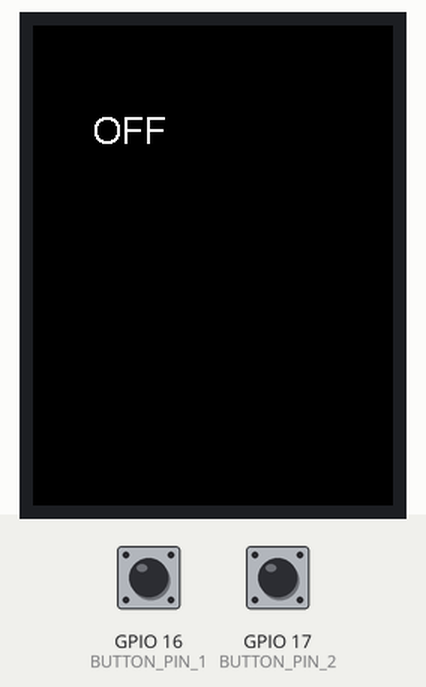
Recording of a sketch running on a simulated ESP32. On the bench: 240×320 colour display. The test bench sets the inputs (shaded band); at power-on: GPIO 17 (BUTTON_PIN_2) HIGH, GPIO 16 (BUTTON_PIN_1) HIGH.

Above: at 1.4 s.
1.5 s: GPIO 17 (BUTTON_PIN_2) pulled LOW for 0.15 s
At 2.6 s:
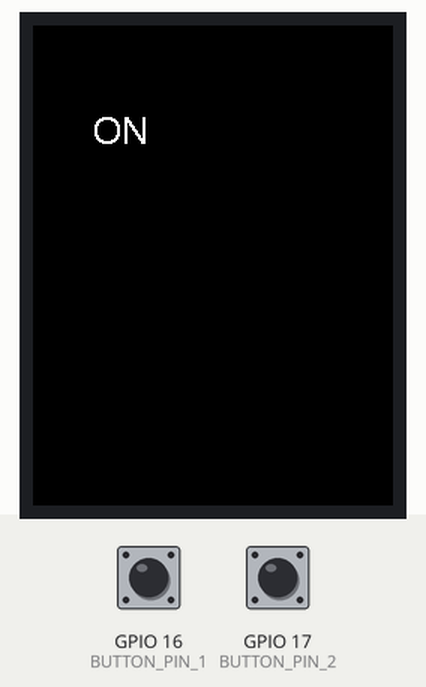
3.2 s: GPIO 16 (BUTTON_PIN_1) pulled LOW for 0.15 s
At 3.8 s:
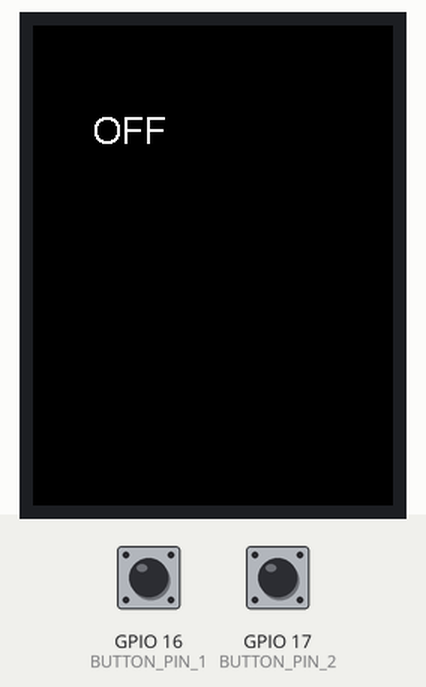
4.9 s: GPIO 17 (BUTTON_PIN_2) pulled LOW for 1 s
At 6.4 s:
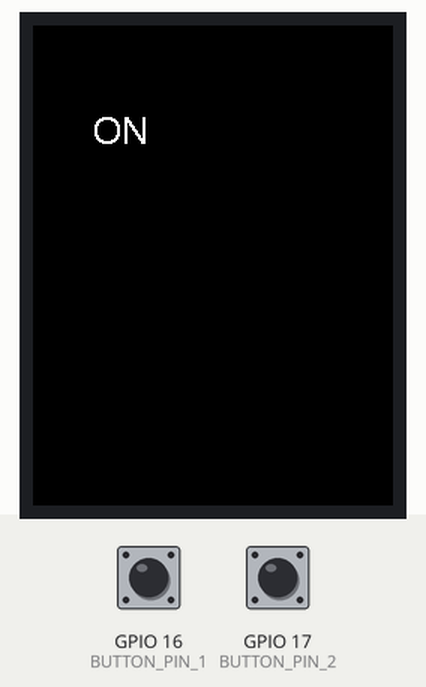
7.4 s: GPIO 16 (BUTTON_PIN_1) pulled LOW for 1 s
At 9.5 s:
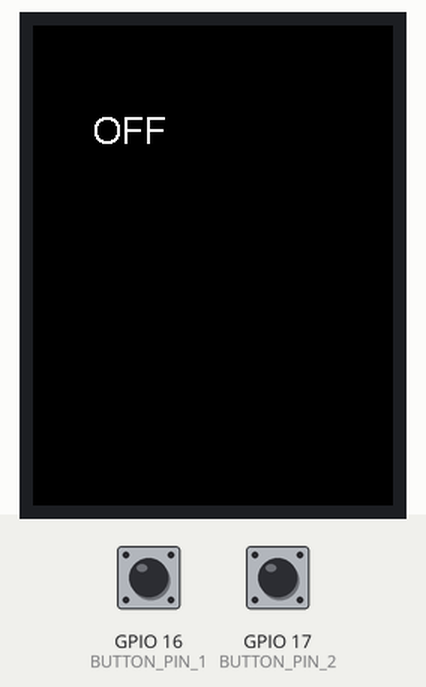
Timing chart, 0 to 10.9 s (numbered marks = the images above; inputs shaded):
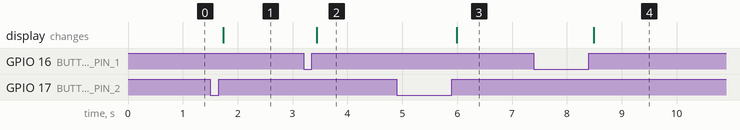

Measured:
- after the input at 1.5 s, the display: changes after 0.24 s (image 1)
- after the input at 3.2 s, the display: changes after 0.24 s (image 2)
- after the input at 4.9 s, the display: changes after 1.1 s (image 3)
- after the input at 7.4 s, the display: changes after 1.1 s (image 4)

The sketch:

button_functionality.ino
```cpp
#include <SPI.h>
#include <TFT_eSPI.h>
TFT_eSPI tft = TFT_eSPI();

const int BUTTON_PIN_1 = 16;
const int BUTTON_PIN_2 = 17;
uint8_t bulb_state = 0;
class Button {
  public:
    uint32_t t_of_state_2;
    uint32_t t_of_button_change;
    uint32_t debounce_time;
    uint32_t long_press_time;
    uint8_t pin;
    uint8_t flag;
    bool button_pressed;
    uint8_t state; // This is public for the sake of convenience
    Button(int p) {
      flag = 0;
      state = 0;
      pin = p;
      t_of_state_2 = millis(); //init
      t_of_button_change = millis(); //init
      debounce_time = 10;
      long_press_time = 1000;
      button_pressed = 0;
    }
    void read() {
      uint8_t button_state = digitalRead(pin);
      button_pressed = !button_state;
    }


    int update() {
      read();
      flag = 0;
      if (state == 0) { // Unpressed, rest state
        if (button_pressed) {
          state = 1;
          t_of_button_change = millis();
        }
      } else if (state == 1) { //Tentative pressed
        if (!button_pressed) {
          state = 0;
          t_of_button_change = millis();
        } else if (millis() - t_of_button_change >= debounce_time) {
          state = 2;
          t_of_state_2 = millis();
        }
      } else if (state == 2) { // Short press
        if (!button_pressed) {
          state = 4;
          t_of_button_change = millis();
        } else if (millis() - t_of_state_2 >= long_press_time) {
          state = 3;
        }
      } else if (state == 3) { //Long press
        if (!button_pressed) {
          state = 4;
          t_of_button_change = millis();
        }
      } else if (state == 4) { //Tentative unpressed
        if (button_pressed && millis() - t_of_state_2 < long_press_time) {
          state = 2; // Unpress was temporary, return to short press
          t_of_button_change = millis();
        } else if (button_pressed && millis() - t_of_state_2 >= long_press_time) {
          state = 3; // Unpress was temporary, return to long press
          t_of_button_change = millis();
        } else if (millis() - t_of_button_change >= debounce_time) { // A full button push is complete
          state = 0;
          if (millis() - t_of_state_2 < long_press_time) { // It is a short press
            flag = 1;
          } else {  // It is a long press
            flag = 2;
          }
        }
      }
      return flag;
    }
};

Button button_1(BUTTON_PIN_1);
Button button_2(BUTTON_PIN_2);

void setup() {
  Serial.begin(115200);               // Set up serial port
  pinMode(BUTTON_PIN_1, INPUT_PULLUP);
  pinMode(BUTTON_PIN_2, INPUT_PULLUP);
  tft.init();
  tft.setRotation(2);
  tft.setTextSize(1);
  tft.fillScreen(TFT_BLACK);
  tft.setCursor(40, 60, 4);
  tft.print("OFF");

}

void loop() {
  uint8_t flag_1 = button_1.update();
  uint8_t flag_2 = button_2.update();
  if (bulb_state == 0 && (flag_2 == 1 || flag_2 == 2)){
    tft.fillScreen(TFT_BLACK);
    tft.setCursor(40, 60, 4);
    tft.print("ON");
    bulb_state = 1;
  }
  else if (bulb_state == 1 && (flag_1 == 1 || flag_1 == 2)){
    tft.fillScreen(TFT_BLACK);
    tft.setCursor(40, 60, 4);
    tft.print("OFF");
    bulb_state = 0;
  }
}
```
